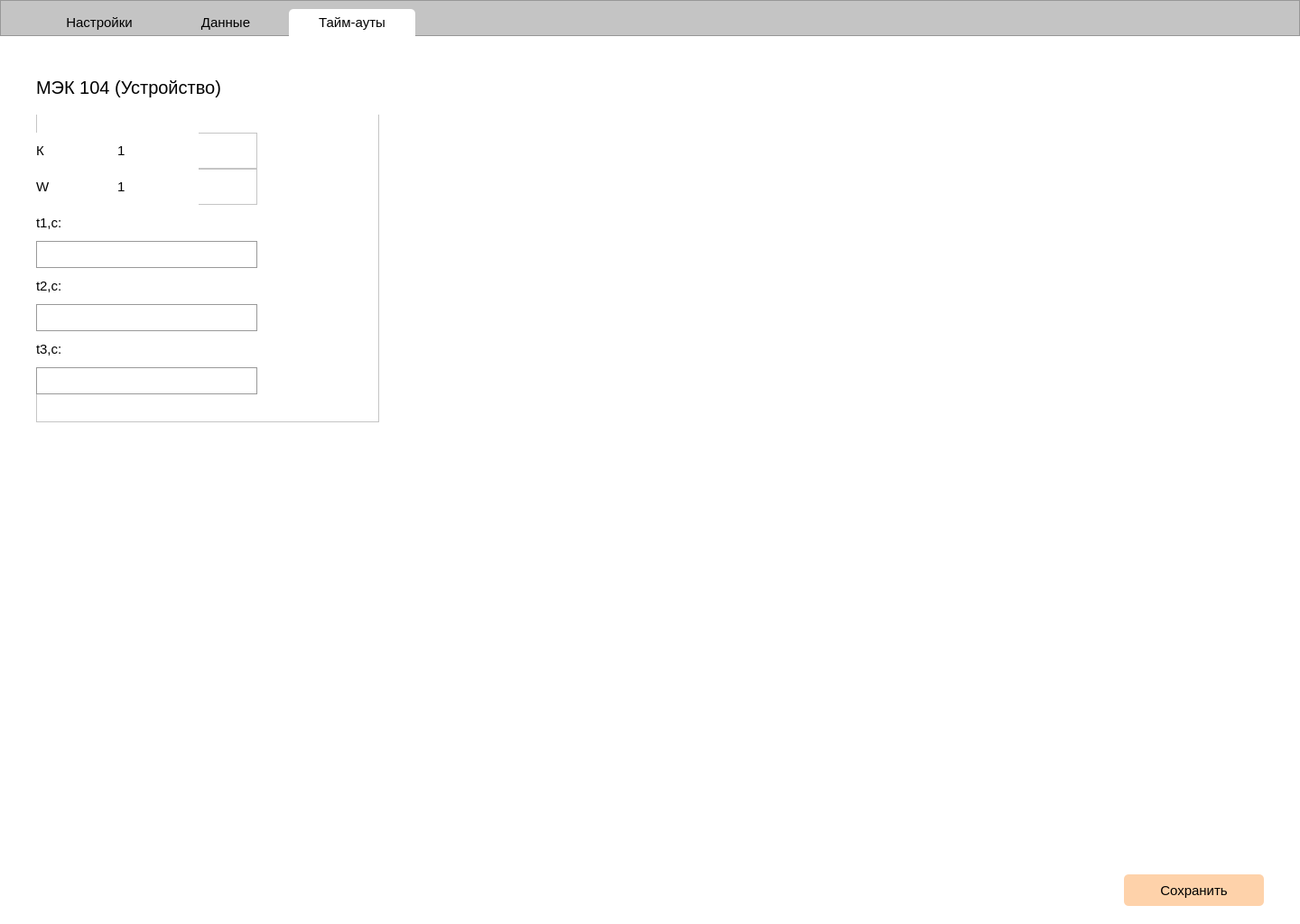
<?xml version="1.0" encoding="UTF-8"?>
<ui version="4.0">
 <class>Form</class>
 <widget class="QWidget" name="Form">
  <property name="geometry">
   <rect>
    <x>0</x>
    <y>0</y>
    <width>1440</width>
    <height>1024</height>
   </rect>
  </property>
  <property name="font">
   <font>
    <pointsize>8</pointsize>
   </font>
  </property>
  <property name="windowTitle">
   <string>Telemechanics</string>
  </property>
  <property name="styleSheet">
   <string notr="true">QWidget {
	background-color: white;
}</string>
  </property>
  <widget class="QFrame" name="frame_8">
   <property name="geometry">
    <rect>
     <x>0</x>
     <y>0</y>
     <width>1440</width>
     <height>40</height>
    </rect>
   </property>
   <property name="styleSheet">
    <string notr="true">QFrame { background-color: #c4c4c4; }</string>
   </property>
   <property name="frameShape">
    <enum>QFrame::StyledPanel</enum>
   </property>
   <property name="frameShadow">
    <enum>QFrame::Raised</enum>
   </property>
   <widget class="QPushButton" name="pushButton">
    <property name="geometry">
     <rect>
      <x>40</x>
      <y>10</y>
      <width>140</width>
      <height>30</height>
     </rect>
    </property>
    <property name="font">
     <font>
      <pointsize>11</pointsize>
     </font>
    </property>
    <property name="styleSheet">
     <string notr="true">QPushButton { border: none; border-top-left-radius: 5px; border-top-right-radius: 5px; background-color: transparent; }</string>
    </property>
    <property name="text">
     <string>Настройки</string>
    </property>
   </widget>
   <widget class="QPushButton" name="pushButton_2">
    <property name="geometry">
     <rect>
      <x>180</x>
      <y>10</y>
      <width>140</width>
      <height>30</height>
     </rect>
    </property>
    <property name="font">
     <font>
      <pointsize>11</pointsize>
     </font>
    </property>
    <property name="styleSheet">
     <string notr="true">QPushButton { border: none; border-top-left-radius: 5px; border-top-right-radius: 5px; background-color: transparent; }</string>
    </property>
    <property name="text">
     <string>Данные</string>
    </property>
   </widget>
   <widget class="QPushButton" name="pushButton_8">
    <property name="geometry">
     <rect>
      <x>320</x>
      <y>10</y>
      <width>140</width>
      <height>30</height>
     </rect>
    </property>
    <property name="font">
     <font>
      <pointsize>11</pointsize>
     </font>
    </property>
    <property name="styleSheet">
     <string notr="true">QPushButton { border: none; border-top-left-radius: 5px; border-top-right-radius: 5px; }</string>
    </property>
    <property name="text">
     <string>Тайм-ауты</string>
    </property>
   </widget>
  </widget>
  <widget class="QFrame" name="frame_9">
   <property name="geometry">
    <rect>
     <x>40</x>
     <y>67</y>
     <width>380</width>
     <height>401</height>
    </rect>
   </property>
   <property name="frameShape">
    <enum>QFrame::StyledPanel</enum>
   </property>
   <property name="frameShadow">
    <enum>QFrame::Raised</enum>
   </property>
   <widget class="QLabel" name="label_8">
    <property name="geometry">
     <rect>
      <x>0</x>
      <y>0</y>
      <width>380</width>
      <height>60</height>
     </rect>
    </property>
    <property name="font">
     <font>
      <pointsize>15</pointsize>
     </font>
    </property>
    <property name="text">
     <string>МЭК 104 (Устройство)</string>
    </property>
   </widget>
   <widget class="QFrame" name="frame_16">
    <property name="geometry">
     <rect>
      <x>0</x>
      <y>160</y>
      <width>245</width>
      <height>70</height>
     </rect>
    </property>
    <property name="styleSheet">
     <string notr="true">QFrame { border: none; }</string>
    </property>
    <property name="frameShape">
     <enum>QFrame::StyledPanel</enum>
    </property>
    <property name="frameShadow">
     <enum>QFrame::Raised</enum>
    </property>
    <widget class="QLabel" name="label_15">
     <property name="geometry">
      <rect>
       <x>0</x>
       <y>0</y>
       <width>245</width>
       <height>40</height>
      </rect>
     </property>
     <property name="font">
      <font>
       <pointsize>11</pointsize>
      </font>
     </property>
     <property name="text">
      <string>t1,с:</string>
     </property>
    </widget>
    <widget class="QLineEdit" name="lineEdit">
     <property name="geometry">
      <rect>
       <x>0</x>
       <y>40</y>
       <width>245</width>
       <height>30</height>
      </rect>
     </property>
     <property name="font">
      <font>
       <pointsize>10</pointsize>
      </font>
     </property>
     <property name="styleSheet">
      <string notr="true">QLineEdit { border: 1px solid #999; }</string>
     </property>
    </widget>
   </widget>
   <widget class="QFrame" name="frame_17">
    <property name="geometry">
     <rect>
      <x>0</x>
      <y>230</y>
      <width>245</width>
      <height>70</height>
     </rect>
    </property>
    <property name="styleSheet">
     <string notr="true">QFrame { border: none; }</string>
    </property>
    <property name="frameShape">
     <enum>QFrame::StyledPanel</enum>
    </property>
    <property name="frameShadow">
     <enum>QFrame::Raised</enum>
    </property>
    <widget class="QLabel" name="label_16">
     <property name="geometry">
      <rect>
       <x>0</x>
       <y>0</y>
       <width>245</width>
       <height>40</height>
      </rect>
     </property>
     <property name="font">
      <font>
       <pointsize>11</pointsize>
      </font>
     </property>
     <property name="text">
      <string>t2,с:</string>
     </property>
    </widget>
    <widget class="QLineEdit" name="lineEdit_2">
     <property name="geometry">
      <rect>
       <x>0</x>
       <y>40</y>
       <width>245</width>
       <height>30</height>
      </rect>
     </property>
     <property name="font">
      <font>
       <pointsize>10</pointsize>
      </font>
     </property>
     <property name="styleSheet">
      <string notr="true">QLineEdit { border: 1px solid #999; }</string>
     </property>
    </widget>
   </widget>
   <widget class="QFrame" name="frame_18">
    <property name="geometry">
     <rect>
      <x>0</x>
      <y>300</y>
      <width>245</width>
      <height>70</height>
     </rect>
    </property>
    <property name="styleSheet">
     <string notr="true">QFrame { border: none; }</string>
    </property>
    <property name="frameShape">
     <enum>QFrame::StyledPanel</enum>
    </property>
    <property name="frameShadow">
     <enum>QFrame::Raised</enum>
    </property>
    <widget class="QLabel" name="label_17">
     <property name="geometry">
      <rect>
       <x>0</x>
       <y>0</y>
       <width>245</width>
       <height>40</height>
      </rect>
     </property>
     <property name="font">
      <font>
       <pointsize>11</pointsize>
      </font>
     </property>
     <property name="text">
      <string>t3,с:</string>
     </property>
    </widget>
    <widget class="QLineEdit" name="lineEdit_3">
     <property name="geometry">
      <rect>
       <x>0</x>
       <y>40</y>
       <width>245</width>
       <height>30</height>
      </rect>
     </property>
     <property name="font">
      <font>
       <pointsize>10</pointsize>
      </font>
     </property>
     <property name="styleSheet">
      <string notr="true">QLineEdit { border: 1px solid #999; }</string>
     </property>
    </widget>
   </widget>
   <widget class="QFrame" name="frame">
    <property name="geometry">
     <rect>
      <x>0</x>
      <y>80</y>
      <width>245</width>
      <height>40</height>
     </rect>
    </property>
    <property name="frameShape">
     <enum>QFrame::StyledPanel</enum>
    </property>
    <property name="frameShadow">
     <enum>QFrame::Raised</enum>
    </property>
    <widget class="QLabel" name="label">
     <property name="geometry">
      <rect>
       <x>0</x>
       <y>0</y>
       <width>90</width>
       <height>40</height>
      </rect>
     </property>
     <property name="font">
      <font>
       <pointsize>11</pointsize>
      </font>
     </property>
     <property name="text">
      <string>К</string>
     </property>
    </widget>
    <widget class="QLabel" name="label_2">
     <property name="geometry">
      <rect>
       <x>90</x>
       <y>0</y>
       <width>90</width>
       <height>40</height>
      </rect>
     </property>
     <property name="font">
      <font>
       <pointsize>11</pointsize>
      </font>
     </property>
     <property name="text">
      <string>1</string>
     </property>
    </widget>
   </widget>
   <widget class="QFrame" name="frame_2">
    <property name="geometry">
     <rect>
      <x>0</x>
      <y>120</y>
      <width>245</width>
      <height>40</height>
     </rect>
    </property>
    <property name="frameShape">
     <enum>QFrame::StyledPanel</enum>
    </property>
    <property name="frameShadow">
     <enum>QFrame::Raised</enum>
    </property>
    <widget class="QLabel" name="label_3">
     <property name="geometry">
      <rect>
       <x>0</x>
       <y>0</y>
       <width>90</width>
       <height>40</height>
      </rect>
     </property>
     <property name="font">
      <font>
       <pointsize>11</pointsize>
      </font>
     </property>
     <property name="text">
      <string>W</string>
     </property>
    </widget>
    <widget class="QLabel" name="label_4">
     <property name="geometry">
      <rect>
       <x>90</x>
       <y>0</y>
       <width>90</width>
       <height>40</height>
      </rect>
     </property>
     <property name="font">
      <font>
       <pointsize>11</pointsize>
      </font>
     </property>
     <property name="text">
      <string>1</string>
     </property>
    </widget>
   </widget>
  </widget>
  <widget class="QPushButton" name="pushButton_3">
   <property name="geometry">
    <rect>
     <x>1245</x>
     <y>969</y>
     <width>155</width>
     <height>35</height>
    </rect>
   </property>
   <property name="font">
    <font>
     <pointsize>11</pointsize>
    </font>
   </property>
   <property name="styleSheet">
    <string notr="true">QPushButton { border-radius: 5px; background-color: #FED2AA; }</string>
   </property>
   <property name="text">
    <string>Сохранить</string>
   </property>
  </widget>
 </widget>
 <resources/>
 <connections/>
</ui>
